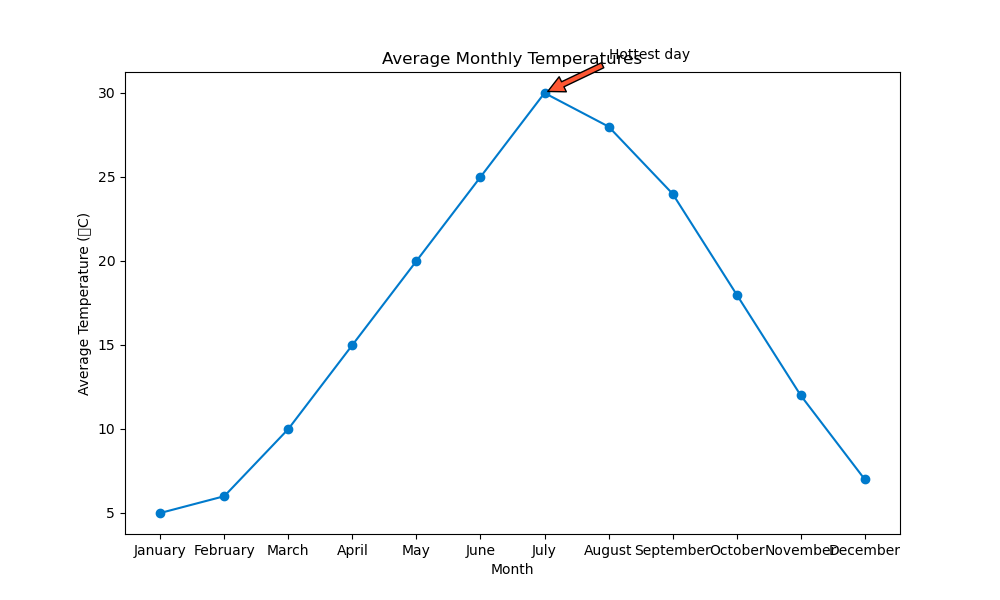

Here is the Python script that generated this plot:

import matplotlib.pyplot as plt

# Data points
months = ["January", "February", "March", "April", "May", "June",
          "July", "August", "September", "October", "November", "December"]
temperatures = [5, 6, 10, 15, 20, 25, 30, 28, 24, 18, 12, 7]

plt.figure(figsize=(10, 6))  # Adjust width and height of the chart
plt.plot(months, temperatures, marker='o', linestyle='-', color='#007acc')  # Specific hex color

# Annotation for the highest temperature
plt.annotate('Hottest day', xy=('July', 30), xytext=('August', 32),
             arrowprops=dict(facecolor='#ff5733', shrink=0.05))

# Adding labels and title
plt.xlabel('Month')
plt.ylabel('Average Temperature (°C)')
plt.title('Average Monthly Temperatures')

# Showing the plot
plt.show()
